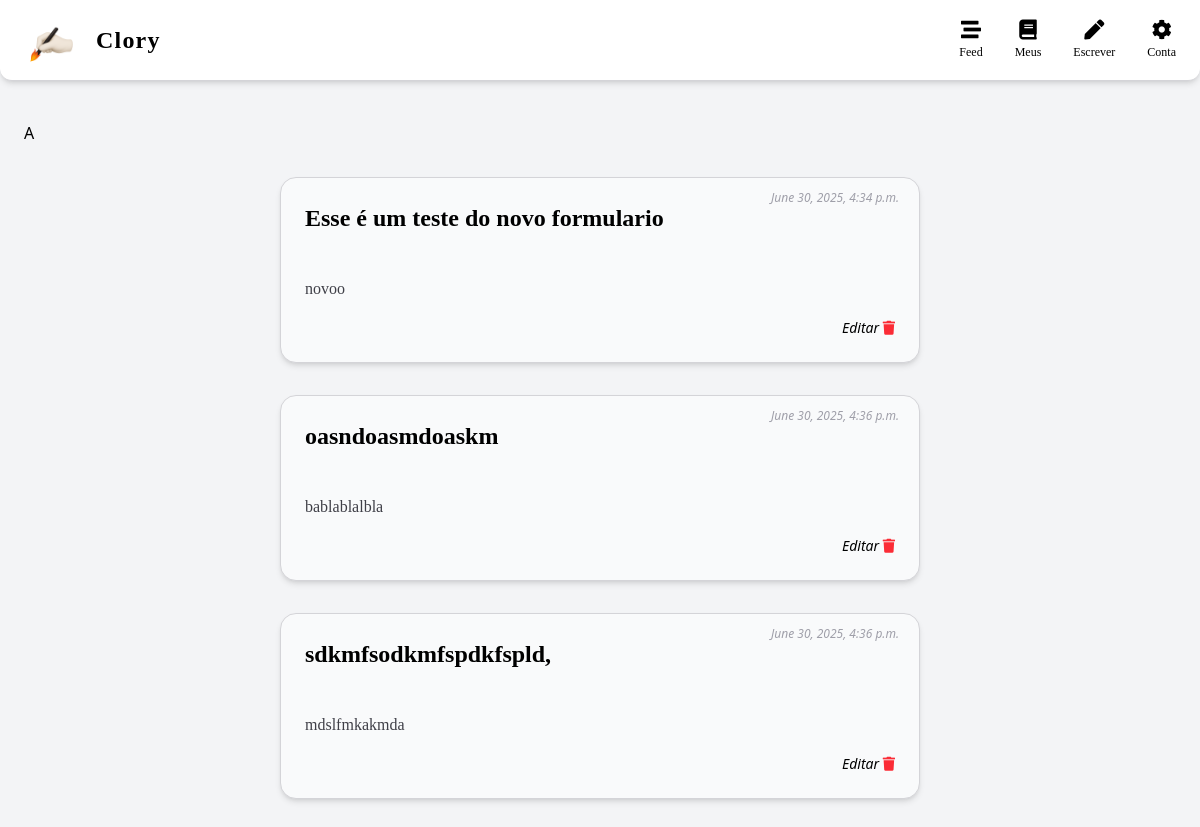
The app's page /myfeed/ (signed in), older data.
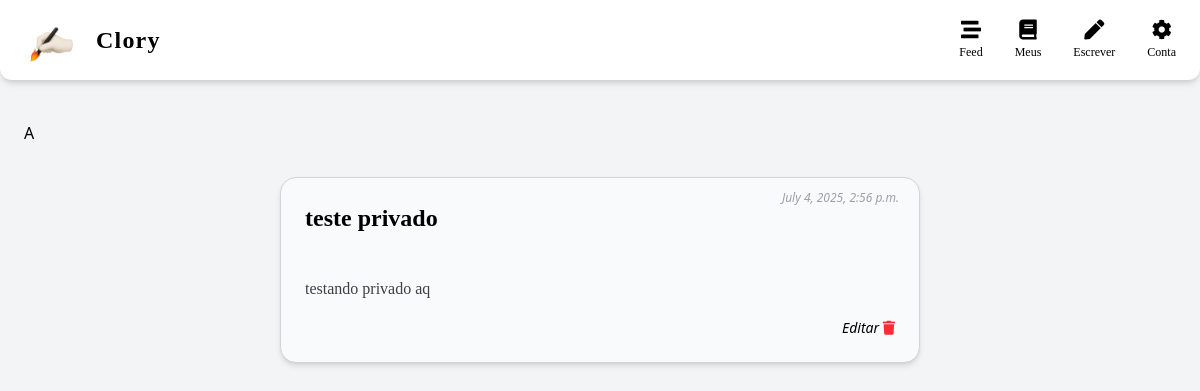
The same page, newer data.
### page/models.py (models this page shows, shortened)
class Page(models.Model):
    author = models.ForeignKey(CustomUser, null=True, on_delete=models.CASCADE)
    title = models.CharField(max_length=50)
    content = models.TextField(max_length=900)
    publication_date = models.DateTimeField(auto_now_add=True)
    public_access = models.BooleanField(default=False)
    public_access_date = models.DateField(blank=True, null=True)

### page/views.py (the view)
# urls.py: path('myfeed/', user_post, name='user_post'),
def user_post(request):
    if request.user.is_authenticated:
        posts = Page.objects.filter(author=request.user)
    else:
        return redirect('login')
    return render(request, 'page/user_posts.html', {'posts': posts})

### page/templates/page/user_posts.html
{% extends "theme/base.html" %}
{% load static tailwind_tags %}
{% block content %}
<div class="max-w-2xl mx-auto px-4 py-8 space-y-8">
  {% for page in posts %}
  <div class="bg-gray-50 border border-zinc-300 rounded-2xl shadow-md p-6 space-y-4 relative">
    <div class="absolute top-3 right-5 text-xs text-zinc-400 italic">
      {{ page.publication_date }}
    </div>
    <h2 class="text-2xl font-serif font-bold text-black">
      {{ page.title }}
    </h2>
    <p class="text-base text-zinc-700 leading-relaxed whitespace-pre-line font-[Georgia]">
      {{ page.content }}
    </p>
      <div class="text-right text-sm italic mt-4">
        <a href="{% url 'post_edit' page.id %}" name="edit_button">Editar</a>
        <a href="{% url 'user_post' %}">
          <i class="fas fa-trash text-red-500"></i>
        </a>
    </div>
  </div>
  {% endfor %}
</div>
{% endblock content %}

Row changes from the older to the newer data that the page shows:
removed Page: publication_date "June 30, 2025, 4:34 p.m.", title "Esse é um teste do novo formulario", content "novoo"
removed Page: publication_date "June 30, 2025, 4:36 p.m.", title "oasndoasmdoaskm", content "bablablalbla"
removed Page: publication_date "June 30, 2025, 4:36 p.m.", title "sdkmfsodkmfspdkfspld,", content "mdslfmkakmda"
now on this page (row edited): Page: publication_date "July 4, 2025, 2:56 p.m.", title "teste privado", content "testando privado aq"
